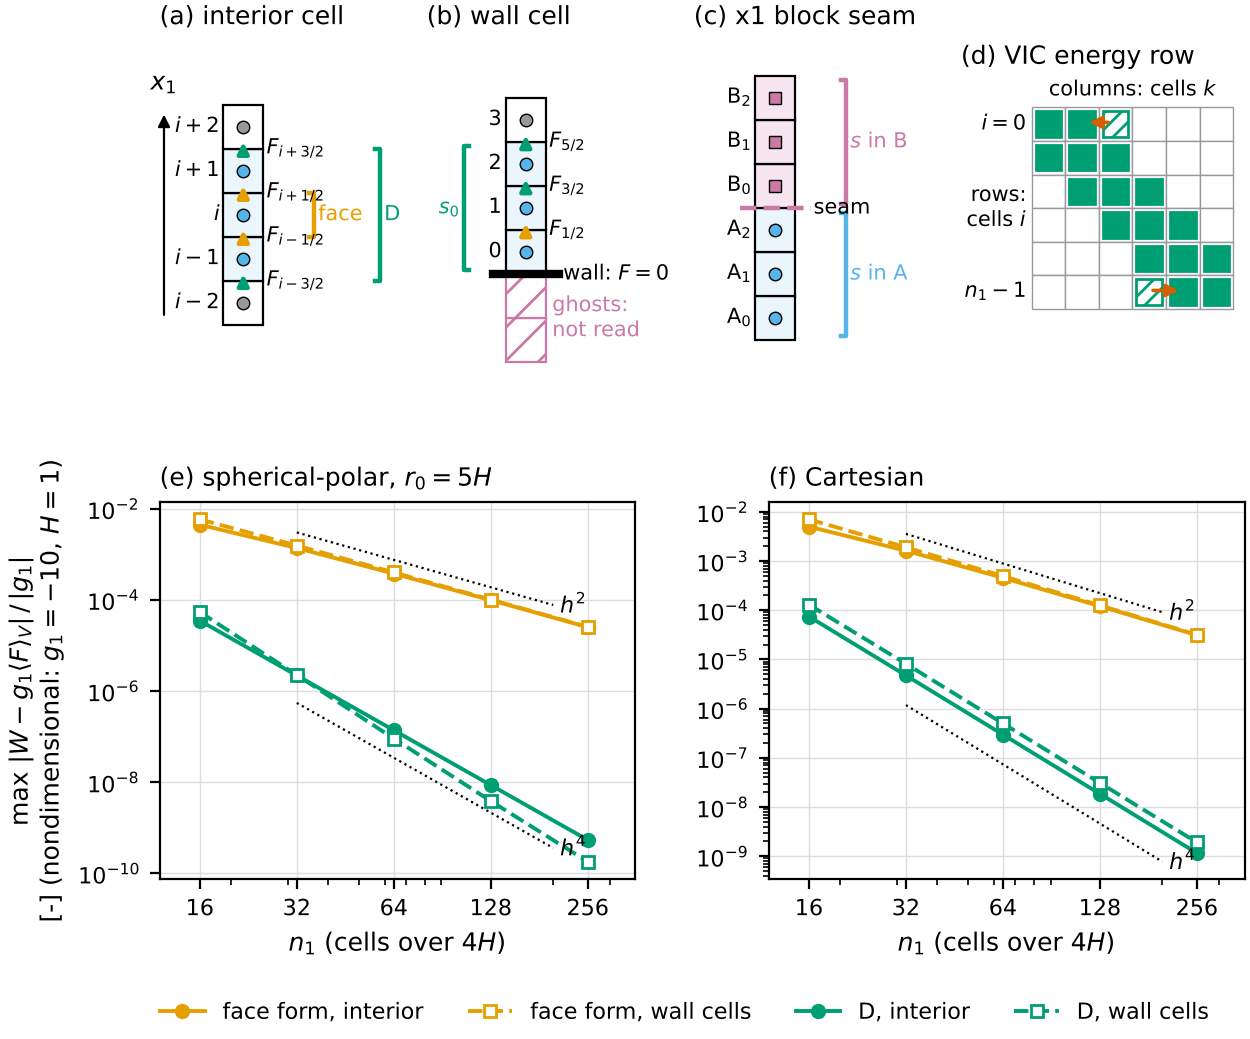

Python code for this plot:
#!/usr/bin/env python3
"""Figure 6.4.1: the corrected-PE face gravity work (scheme D, SNAP_GRAVITY_WORK_RADIAL_EXACT).

(a) Interior cell i: the face form reads the two faces of the cell; the added term
    g1 sigma^2 s[rho_dot] reads the four faces i-3/2 .. i+3/2 (the three cells of the slope).
(b) Bottom wall: the slope is one-sided over cells 0, 1, 2, so W^D_0 reads faces 1/2, 3/2, 5/2
    (uniform grid: (19 F_1/2 - 5 F_3/2 + F_5/2)/24); the wall face carries F = 0 and no ghost
    cell is read.
(c) An x1 seam between two blocks: each block takes one-sided slopes at its own ends, so
    P = P_A + P_B; the seam face's flux and potential are shared and telescope.
(d) The implicit matrix: the energy row's coupling to the total-mass unknown, -g1 sigma^2 s~/dt_c
    (row i: the weights of cells k in the slope of cell i);
    inside it is s, at each end the third weight of the one-sided slope is lumped onto the
    neighbour so the block system stays tridiagonal; the post-solve term books the difference.
(e, f) Order of accuracy, max |W - g1 <F>_V| / |g1| over interior and wall cells, face form and
    D, read from checks/d_face_work_pe_check.json (written by checks/d_face_work_pe_check.py).

Formulas: snapy dae902b, src/hydro/gravity_work_radial.hpp, src/implicit/implicit_hydro.cpp.
Run: python3 fig_D_face_work_pe.py  (writes fig_D_face_work_pe.png next to this script)
"""
import json
import os
import sys

HERE = os.path.dirname(os.path.abspath(__file__))
sys.path.insert(0, os.path.join(HERE, "..", "..", "common"))
import figstyle as fs  # noqa: E402

import matplotlib.patches as mp  # noqa: E402
import matplotlib.pyplot as plt  # noqa: E402

fs.apply()
W = 0.9  # cell width in the cartoons


def cell(ax, x, y, label=None, kind="fluid", color=None):
    hatch = {"ghost": "//", "solid": "xx"}.get(kind)
    ec = fs.PURPLE if kind == "ghost" else fs.BLACK
    fc = "white" if color is None else color
    ax.add_patch(mp.Rectangle((x, y), W, 1, fc=fc, ec=ec, lw=0.8, hatch=hatch))
    if label:
        ax.text(x - 0.08, y + 0.5, label, ha="right", va="center", fontsize=7.5)


def centroid(ax, x, y, color=fs.SKY, marker="o"):
    ax.plot([x + W / 2], [y + 0.5], marker=marker, color=color, ms=4.5, mec=fs.BLACK, mew=0.5)


def flux(ax, x, y, color=fs.ORANGE, lw=1.6, label=None, side="right"):
    ax.annotate("", xy=(x + W / 2, y + 0.28), xytext=(x + W / 2, y - 0.28),
                arrowprops=dict(arrowstyle="-|>", color=color, lw=lw, mutation_scale=8))
    if label:
        dx = W + 0.08 if side == "right" else -0.08
        ax.text(x + dx, y, label, ha="left" if side == "right" else "right", va="center", fontsize=7.5,
                color=fs.BLACK)


def bracket(ax, x, y0, y1, color, text, side="right", off=0.0):
    """a square bracket beside the column with a short label"""
    xb = x + W + 1.15 + off if side == "right" else x - 0.75 - off
    d = -0.1 if side == "right" else 0.1
    ax.plot([xb + d, xb, xb, xb + d], [y0, y0, y1, y1], color=color, lw=1.6)
    ax.text(xb + (0.1 if side == "right" else -0.1), 0.5 * (y0 + y1), text, color=color,
            ha="left" if side == "right" else "right", va="center", fontsize=7.5)


def frame(ax, title):
    ax.set_aspect("equal")  # every cartoon spans 7.6 units in x1, so all share one scale
    ax.axis("off")
    ax.set_title(title, loc="left", fontsize=9)


fig = plt.figure(figsize=(fs.DOUBLE, 5.7))
outer = fig.add_gridspec(2, 1, height_ratios=[1.1, 1.0], hspace=0.22)
top = outer[0].subgridspec(1, 4, width_ratios=[1, 1, 1, 1.15], wspace=0.08)
bottom = outer[1].subgridspec(1, 2, wspace=0.28)

# (a) interior cell i -------------------------------------------------------------------
ax = fig.add_subplot(top[0])
labels = ["$i-2$", "$i-1$", "$i$", "$i+1$", "$i+2$"]
for k, lab in enumerate(labels):
    cell(ax, 0, k, lab, color="#EAF5FC" if k in (1, 2, 3) else None)
    centroid(ax, 0, k, color=fs.SKY if k in (1, 2, 3) else fs.GREY)
for k, lab in zip(range(1, 5), ["$F_{i-3/2}$", "$F_{i-1/2}$", "$F_{i+1/2}$", "$F_{i+3/2}$"]):
    flux(ax, 0, k, color=fs.ORANGE if k in (2, 3) else fs.GREEN, label=lab)
bracket(ax, 0, 2, 3, fs.ORANGE, "face")
bracket(ax, 0, 1, 4, fs.GREEN, "D", off=1.5)
ax.annotate("", xy=(-1.35, 4.9), xytext=(-1.35, 0.1),
            arrowprops=dict(arrowstyle="-|>", color=fs.BLACK, lw=0.8))
ax.text(-1.35, 5.2, "$x_1$", ha="center", va="bottom")
ax.set_xlim(-1.45, 4.15)
ax.set_ylim(-1.15, 6.45)
frame(ax, "(a) interior cell")

# (b) bottom wall ---------------------------------------------------------------------------
ax = fig.add_subplot(top[1])
for k in range(2):
    cell(ax, 0, -2 + k, kind="ghost")
ax.text(W + 0.15, -1.0, "ghosts:\nnot read", ha="left", va="center", fontsize=7.5, color=fs.PURPLE)
for k in range(4):
    cell(ax, 0, k, f"${k}$", color="#EAF5FC" if k < 3 else None)
    centroid(ax, 0, k, color=fs.SKY if k < 3 else fs.GREY)
ax.plot([-0.3, W + 0.3], [0, 0], color=fs.BLACK, lw=3)
ax.text(W + 0.4, 0.0, "wall: $F=0$", fontsize=7.5, va="center")
for k, lab in zip(range(1, 4), ["$F_{1/2}$", "$F_{3/2}$", "$F_{5/2}$"]):
    flux(ax, 0, k, color=fs.ORANGE if k == 1 else fs.GREEN, label=lab)
bracket(ax, 0, 0.1, 2.9, fs.GREEN, "$s_0$", side="left", off=0.2)
ax.set_xlim(-1.8, 3.8)
ax.set_ylim(-2.3, 5.3)
frame(ax, "(b) wall cell")

# (c) x1 seam --------------------------------------------------------------------------------
ax = fig.add_subplot(top[2])
names = ["A$_0$", "A$_1$", "A$_2$", "B$_0$", "B$_1$", "B$_2$"]
for k in range(6):
    cell(ax, 0, k, names[k], color="#EAF5FC" if k < 3 else "#F7E6EF")
    centroid(ax, 0, k, color=fs.SKY if k < 3 else fs.PURPLE, marker="o" if k < 3 else "s")
ax.plot([-0.35, W + 0.35], [3, 3], color=fs.PURPLE, lw=1.6, ls="--")
ax.text(W + 0.42, 3.0, "seam", fontsize=7.5, va="center")
bracket(ax, 0, 0.1, 2.9, fs.SKY, "$s$ in A", off=0.0)
bracket(ax, 0, 3.1, 5.9, fs.PURPLE, "$s$ in B", off=0.0)
ax.set_xlim(-1.4, 4.2)
ax.set_ylim(-0.8, 6.8)
frame(ax, "(c) x1 block seam")

# (d) implicit matrix --------------------------------------------------------------------
ax = fig.add_subplot(top[3])
n = 6
for i in range(n):
    for k in range(n):
        ax.add_patch(mp.Rectangle((k, n - 1 - i), 1, 1, fc="white", ec=fs.GREY, lw=0.5))
for i in range(n):
    cols = [0, 1, 2] if i == 0 else ([n - 3, n - 2, n - 1] if i == n - 1 else [i - 1, i, i + 1])
    for k in cols:
        lumped_away = (i == 0 and k == 2) or (i == n - 1 and k == n - 3)
        ax.add_patch(mp.Rectangle((k + 0.12, n - 1 - i + 0.12), 0.76, 0.76,
                                  fc="white" if lumped_away else fs.GREEN, ec=fs.GREEN, lw=1.0,
                                  hatch="////" if lumped_away else None))
for (i, kf, kt) in ((0, 2, 1), (n - 1, n - 3, n - 2)):
    y = n - 1 - i + 0.5
    ax.annotate("", xy=(kt + 0.55, y + 0.05), xytext=(kf + 0.45, y + 0.05),
                arrowprops=dict(arrowstyle="-|>", color=fs.VERMILLION, lw=1.3, mutation_scale=9))
ax.text(n / 2, n + 0.2, "columns: cells $k$", ha="center", va="bottom", fontsize=7.5)
ax.text(-0.15, n - 0.5, "$i=0$", ha="right", va="center", fontsize=7.5)
ax.text(-0.15, 0.5, "$n_1-1$", ha="right", va="center", fontsize=7.5)
ax.text(-0.15, n / 2, "rows:\ncells $i$", ha="right", va="center", fontsize=7.5)
ax.set_xlim(-2.1, n + 0.34)
ax.set_ylim(-0.8, n + 0.8)
frame(ax, "(d) VIC energy row")

# (e, f) convergence -----------------------------------------------------------------------
with open(os.path.join(HERE, "..", "checks", "d_face_work_pe_check.json")) as f:
    data = json.load(f)
for col, (key, title) in enumerate((("C6 spherical R=5H", "(e) spherical-polar, $r_0=5H$"),
                                    ("C6 Cartesian", "(f) Cartesian"))):
    ax = fig.add_subplot(bottom[col])
    d = data[key]
    nz = d["nz"]
    ax.loglog(nz, d["face_in"], "-o", color=fs.ORANGE, label="face form, interior")
    ax.loglog(nz, d["face_wall"], "--s", color=fs.ORANGE, mfc="white", label="face form, wall cells")
    ax.loglog(nz, d["D_in"], "-o", color=fs.GREEN, label="D, interior")
    ax.loglog(nz, d["D_wall"], "--s", color=fs.GREEN, mfc="white", label="D, wall cells")
    fs.slope_guide(ax, 32, d["face_in"][1] * 2.2, 200, 2)
    fs.slope_guide(ax, 32, d["D_in"][1] * 0.25, 200, 4)
    ax.set_xlabel("$n_1$ (cells over $4H$)")
    if col == 0:
        ax.set_ylabel("max $|W-g_1\\langle F\\rangle_V|\\,/\\,|g_1|$\n[-] (nondimensional: $g_1=-10$, $H=1$)")
    ax.set_title(title, loc="left")
    ax.set_xlim(12, 360)
    ax.set_xticks(nz)
    ax.set_xticklabels([str(v) for v in nz])
    ax.xaxis.set_minor_formatter(plt.NullFormatter())
    ax.grid(True, which="major", color="#DDDDDD", lw=0.5)
    if col == 0:
        fig.legend(loc="lower center", ncol=4, frameon=False, bbox_to_anchor=(0.5, -0.035))

fs.save(fig, __file__)
